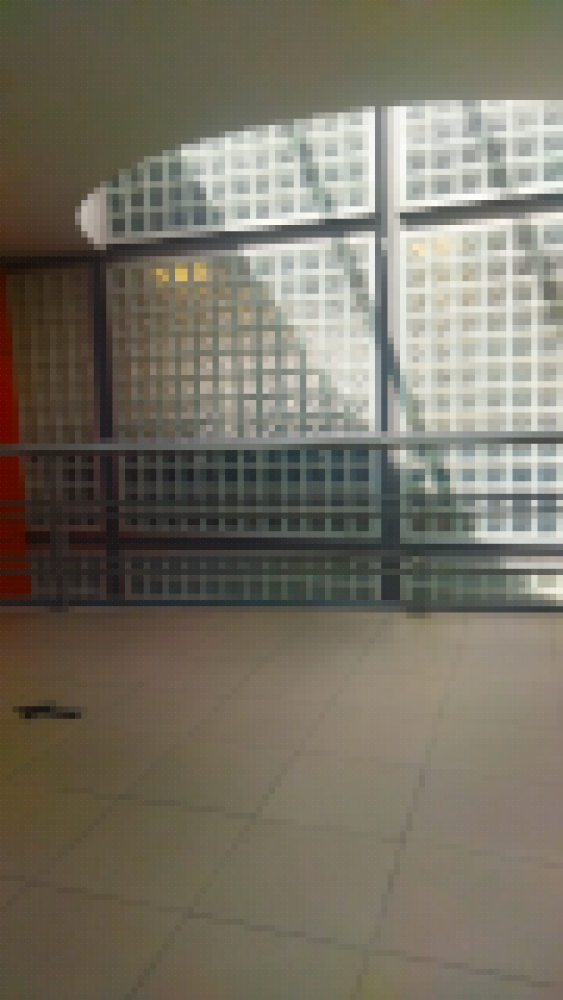
#> input picture test_images/foto-modificada.jpeg, 2250 x 4000 px (shown at 1/4 size)
$ python -i preprocessing_analyzer.py   (imports and definitions only)   (older library calls are emulated)
#> lines starting #> are read from the running program, lines starting #| are printed output that depends on the picture
import cv2
import numpy as np
import os

class PreprocessingAnalyzer:
    """
    Aplica técnicas de preprocesamiento sobre una imagen
    para mejorar la detección de falsificaciones.
    """

    def __init__(self, target_size=(512, 512)):
#> in analyze, image is the input picture: shape (4000, 2250, 3); mean B, G, R 100.8, 114.4, 119.5
        self.target_size = target_size

    def _resize_adaptive(self, image, target_size):
        """
        Escala la imagen sin deformarla, rellenando con bordes negros si es necesario.
        """
#> called with target_size = (512, 512)
        h, w = image.shape[:2]
#> h = 4000; w = 2250
        scale = min(target_size[0] / h, target_size[1] / w)
#> scale = 0.128
        new_size = (int(w * scale), int(h * scale))
#> new_size = (288, 512)
        resized = cv2.resize(image, new_size, interpolation=cv2.INTER_AREA)
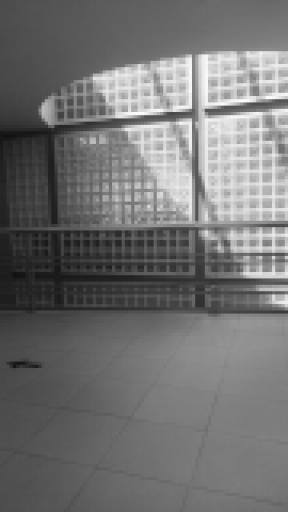
#> resized: shape (512, 288); min 17, max 253, mean 114.4

        # Rellenar para alcanzar tamaño exacto
        delta_w = target_size[1] - new_size[0]
#> delta_w = 224
        delta_h = target_size[0] - new_size[1]
#> delta_h = 0
        top, bottom = delta_h // 2, delta_h - (delta_h // 2)
#> top = 0; bottom = 0
        left, right = delta_w // 2, delta_w - (delta_w // 2)
#> left = 112; right = 112
        color = [0, 0, 0]
        padded = cv2.copyMakeBorder(resized, top, bottom, left, right,
                                    cv2.BORDER_CONSTANT, value=color)
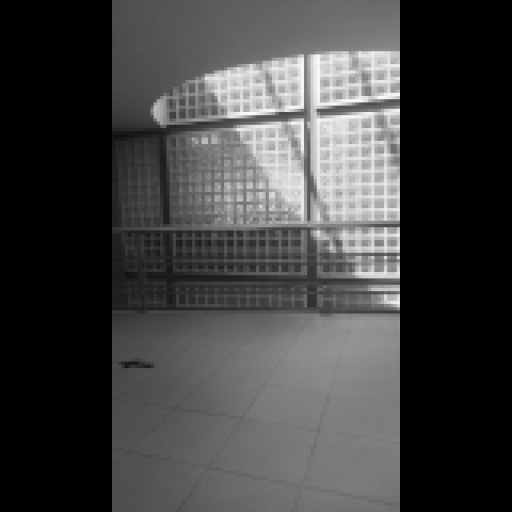
#> padded: shape (512, 512); min 0, max 253, mean 64.3
        return padded

    def analyze(self, image_input):
        """
        Ejecuta el preprocesamiento sobre una imagen dada.
        Puede recibir una ruta (str) o una imagen (array de NumPy).
        """

        # Si se pasa una ruta, cargar la imagen
        if isinstance(image_input, (str, bytes, os.PathLike)):
            if not os.path.exists(image_input):
                raise FileNotFoundError(f"No se encontró la imagen: {image_input}")
            image = cv2.imread(image_input)
            if image is None:
                raise ValueError(f"No se pudo cargar la imagen desde: {image_input}")
        else:
            # Si ya es una imagen (array NumPy), usarla directamente
            image = image_input

        # 1. Conversión a escala de grises
        gray = cv2.cvtColor(image, cv2.COLOR_BGR2GRAY)

        # 2. Redimensionado adaptativo
        gray = self._resize_adaptive(gray, self.target_size)

        # 3. Equalización de histograma adaptativa (CLAHE)
        clahe = cv2.createCLAHE(clipLimit=2.0, tileGridSize=(8, 8))
        equalized = clahe.apply(gray)
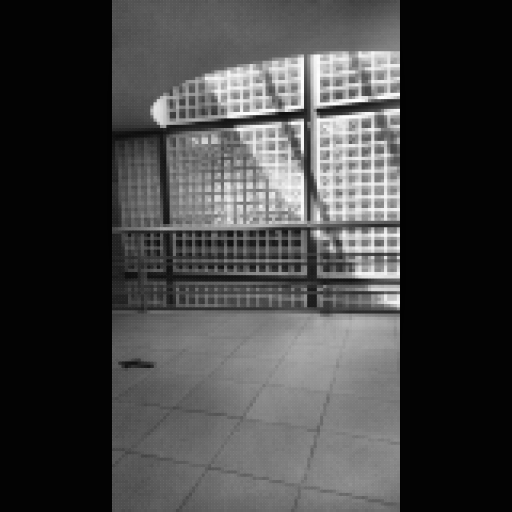
#> equalized: shape (512, 512); min 2, max 255, mean 67.2

        # 4. Desenfoque Gaussiano suave
        blurred = cv2.GaussianBlur(equalized, (3, 3), 0)

        # 5. Detección de bordes (Sobel)
        sobelx = cv2.Sobel(blurred, cv2.CV_64F, 1, 0, ksize=3)
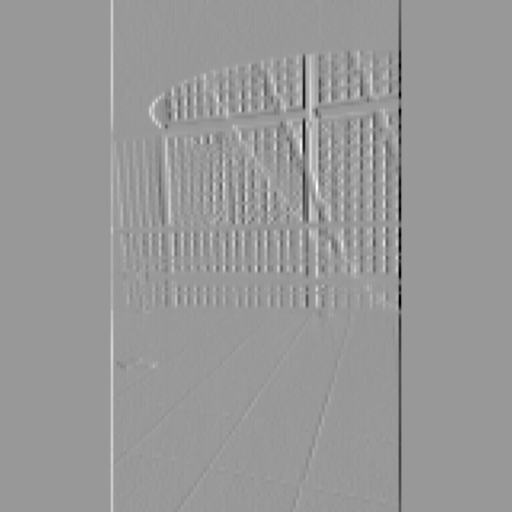
#> sobelx: shape (512, 512) float64; min -720, max 482, mean 0; drawn with min black and max white
        sobely = cv2.Sobel(blurred, cv2.CV_64F, 0, 1, ksize=3)
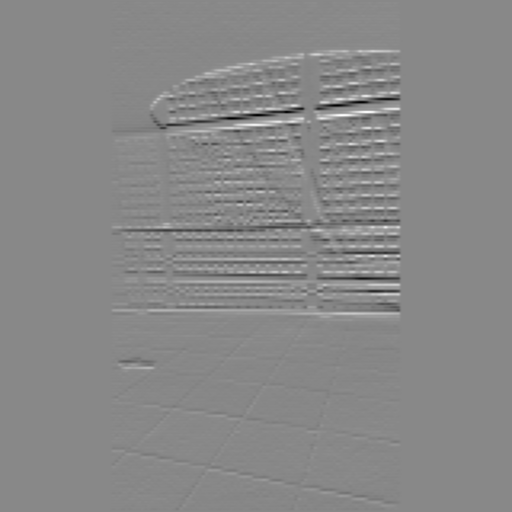
#> sobely: shape (512, 512) float64; min -661, max 577, mean 0.2; drawn with min black and max white
        edges = cv2.magnitude(sobelx, sobely)
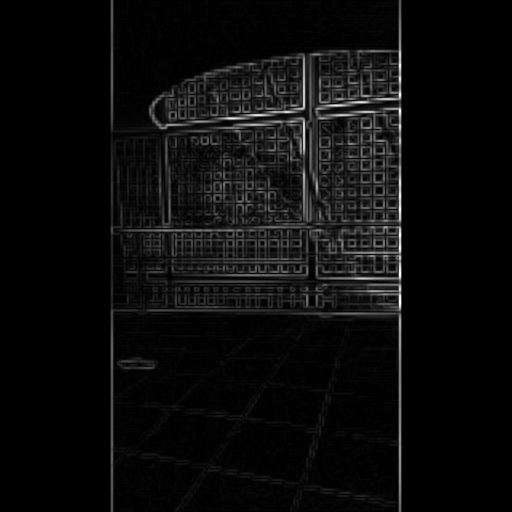
#> edges: shape (512, 512) float64; min 0, max 720, mean 33.4; drawn with min black and max white
        edges = np.uint8(np.clip(edges, 0, 255))
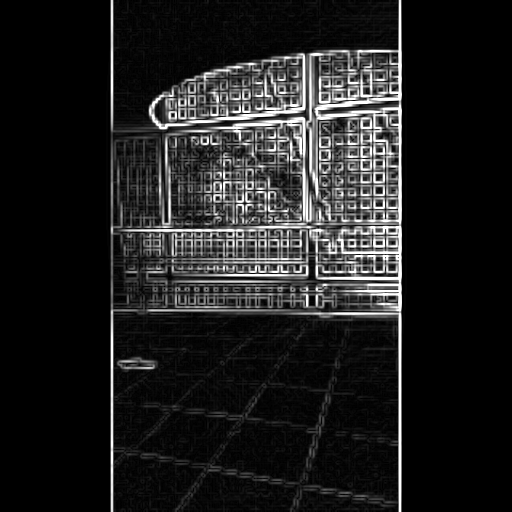
#> edges: shape (512, 512); min 0, max 255, mean 31.4

        # 6. Normalización final (0–1)
        normalized = cv2.normalize(edges.astype("float32"), None, 0.0, 1.0, cv2.NORM_MINMAX)

        #  Guardar resultado del preprocesamiento
        os.makedirs("validation_outputs", exist_ok=True)
        output_name = os.path.basename(image_input if isinstance(image_input, str) else "array_input")
        output_name = os.path.splitext(output_name)[0]
        output_path = f"validation_outputs/preprocessed_{output_name}.jpg"
        cv2.imwrite(output_path, (normalized * 255).astype(np.uint8))

        print(f" Imagen preprocesada guardada en: {output_path}")
        return normalized

>>> result = PreprocessingAnalyzer().analyze('../../test_images/foto-modificada.jpeg')

$ run again, on test_images/imagen-con-filtro.jpeg
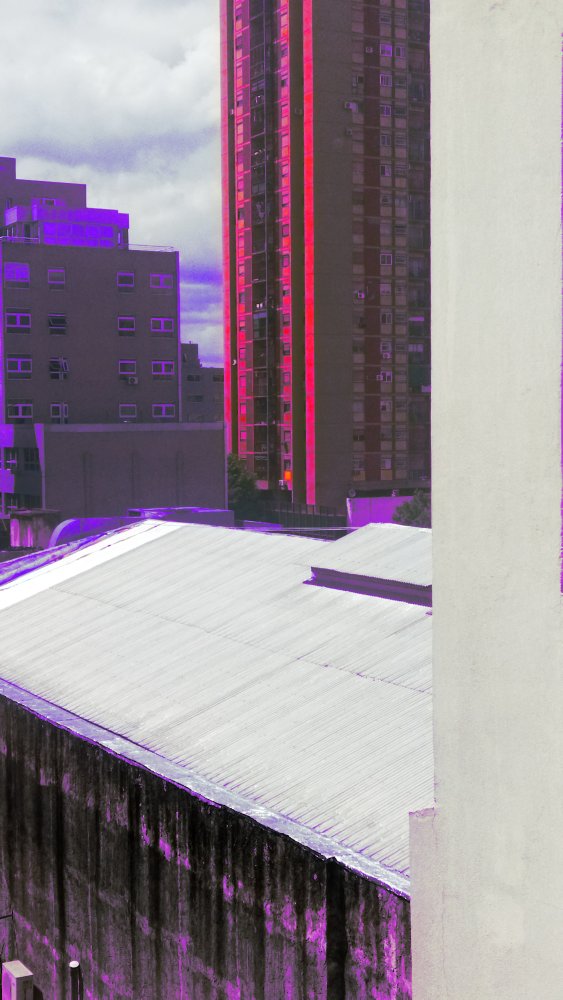
#> input picture test_images/imagen-con-filtro.jpeg, 2250 x 4000 px (shown at 1/4 size)
#> in analyze, image is the input picture: shape (4000, 2250, 3); mean B, G, R 149, 139.5, 151.5
#> in analyze, `sobely = cv2.Sobel(blurred, cv2.CV_64F, 0, 1, ksize=3)`:
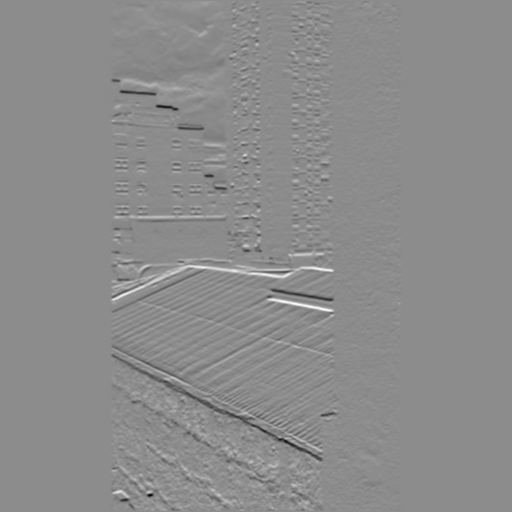
#> sobely: shape (512, 512) float64; min -609, max 500, mean 0; drawn with min black and max white
#> in analyze, `edges = np.uint8(np.clip(edges, 0, 255))`:
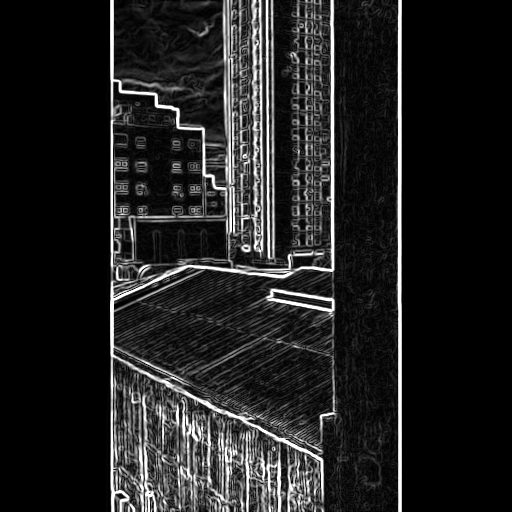
#> edges: shape (512, 512); min 0, max 255, mean 32.9
